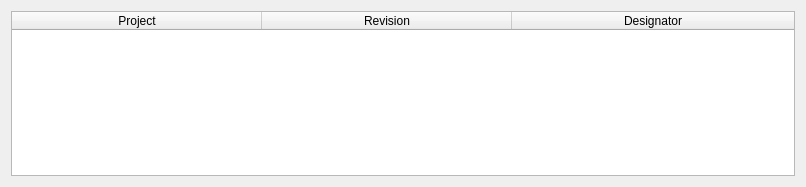
<?xml version="1.0" encoding="UTF-8"?>
<ui version="4.0">
 <class>MaterialWidget</class>
 <widget class="QWidget" name="MaterialWidget">
  <property name="geometry">
   <rect>
    <x>0</x>
    <y>0</y>
    <width>806</width>
    <height>187</height>
   </rect>
  </property>
  <property name="windowTitle">
   <string>Form</string>
  </property>
  <layout class="QVBoxLayout" name="verticalLayout">
   <item>
    <widget class="QTableWidget" name="materials">
     <property name="editTriggers">
      <set>QAbstractItemView::NoEditTriggers</set>
     </property>
     <property name="selectionMode">
      <enum>QAbstractItemView::SingleSelection</enum>
     </property>
     <property name="selectionBehavior">
      <enum>QAbstractItemView::SelectRows</enum>
     </property>
     <attribute name="horizontalHeaderDefaultSectionSize">
      <number>250</number>
     </attribute>
     <attribute name="horizontalHeaderStretchLastSection">
      <bool>true</bool>
     </attribute>
     <attribute name="verticalHeaderVisible">
      <bool>false</bool>
     </attribute>
     <column>
      <property name="text">
       <string>Project</string>
      </property>
     </column>
     <column>
      <property name="text">
       <string>Revision</string>
      </property>
     </column>
     <column>
      <property name="text">
       <string>Designator</string>
      </property>
     </column>
    </widget>
   </item>
  </layout>
 </widget>
 <resources/>
 <connections/>
</ui>
